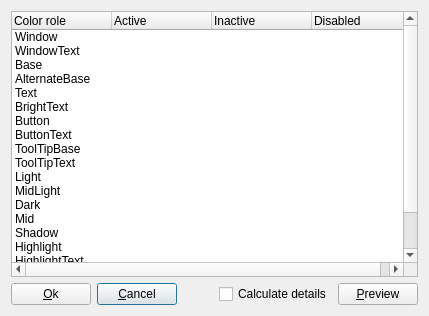
<?xml version="1.0" encoding="UTF-8"?>
<ui version="4.0">
 <class>PaletteEditor</class>
 <widget class="QDialog" name="PaletteEditor">
  <property name="geometry">
   <rect>
    <x>0</x>
    <y>0</y>
    <width>429</width>
    <height>316</height>
   </rect>
  </property>
  <property name="windowTitle">
   <string>Color palette editor</string>
  </property>
  <layout class="QGridLayout" name="gridLayout">
   <item row="1" column="2">
    <spacer name="horizontalSpacer">
     <property name="orientation">
      <enum>Qt::Horizontal</enum>
     </property>
     <property name="sizeHint" stdset="0">
      <size>
       <width>40</width>
       <height>20</height>
      </size>
     </property>
    </spacer>
   </item>
   <item row="1" column="1">
    <widget class="QPushButton" name="pushButtonCancel">
     <property name="toolTip">
      <string>Cancel palette editing</string>
     </property>
     <property name="text">
      <string>&amp;Cancel</string>
     </property>
     <property name="icon">
      <iconset resource="qmc2.qrc">
       <normaloff>:/data/img/no.png</normaloff>:/data/img/no.png</iconset>
     </property>
    </widget>
   </item>
   <item row="1" column="0">
    <widget class="QPushButton" name="pushButtonOk">
     <property name="toolTip">
      <string>Apply new palette and close dialog</string>
     </property>
     <property name="text">
      <string>&amp;Ok</string>
     </property>
     <property name="icon">
      <iconset resource="qmc2.qrc">
       <normaloff>:/data/img/yes.png</normaloff>:/data/img/yes.png</iconset>
     </property>
     <property name="autoDefault">
      <bool>false</bool>
     </property>
    </widget>
   </item>
   <item row="0" column="0" colspan="5">
    <widget class="QTreeWidget" name="treeWidget">
     <property name="selectionBehavior">
      <enum>QAbstractItemView::SelectItems</enum>
     </property>
     <property name="rootIsDecorated">
      <bool>false</bool>
     </property>
     <property name="itemsExpandable">
      <bool>false</bool>
     </property>
     <property name="expandsOnDoubleClick">
      <bool>false</bool>
     </property>
     <column>
      <property name="text">
       <string>Color role</string>
      </property>
     </column>
     <column>
      <property name="text">
       <string>Active</string>
      </property>
     </column>
     <column>
      <property name="text">
       <string>Inactive</string>
      </property>
     </column>
     <column>
      <property name="text">
       <string>Disabled</string>
      </property>
     </column>
     <item>
      <property name="text">
       <string notr="true">Window</string>
      </property>
      <property name="toolTip">
       <string>General background color</string>
      </property>
     </item>
     <item>
      <property name="text">
       <string>WindowText</string>
      </property>
      <property name="toolTip">
       <string>General foreground (text) color</string>
      </property>
      <property name="text">
       <string notr="true"/>
      </property>
      <property name="toolTip">
       <string>General foreground (text) color</string>
      </property>
     </item>
     <item>
      <property name="text">
       <string notr="true">Base</string>
      </property>
      <property name="toolTip">
       <string>Used mainly as the background color for text entry widgets, but can also be used for other painting - such as the background of combobox drop-down lists and toolbar-handles</string>
      </property>
     </item>
     <item>
      <property name="text">
       <string>AlternateBase</string>
      </property>
      <property name="toolTip">
       <string>Alternate background color in views with alternating row colors</string>
      </property>
      <property name="text">
       <string notr="true"/>
      </property>
     </item>
     <item>
      <property name="text">
       <string notr="true">Text</string>
      </property>
      <property name="toolTip">
       <string>Foreground (text) color used with Base</string>
      </property>
      <property name="text">
       <string/>
      </property>
      <property name="toolTip">
       <string>Foreground (text) color used with Base -- this is usually the same as WindowText, in which case it must provide good contrast with Window and Base</string>
      </property>
     </item>
     <item>
      <property name="text">
       <string notr="true">BrightText</string>
      </property>
      <property name="toolTip">
       <string>A text color that is very different from WindowText and contrasts well with e.g. Dark (typically used for text that needs to be drawn where Text or WindowText would give poor contrast, such as on pressed push buttons)</string>
      </property>
     </item>
     <item>
      <property name="text">
       <string notr="true">Button</string>
      </property>
      <property name="toolTip">
       <string>Background color used for buttons</string>
      </property>
      <property name="text">
       <string/>
      </property>
      <property name="toolTip">
       <string>General button background color</string>
      </property>
     </item>
     <item>
      <property name="text">
       <string notr="true">ButtonText</string>
      </property>
      <property name="toolTip">
       <string>Foreground (text) color used for buttons</string>
      </property>
      <property name="text">
       <string/>
      </property>
      <property name="toolTip">
       <string>Foreground  (text) color used for buttons</string>
      </property>
     </item>
     <item>
      <property name="text">
       <string notr="true">ToolTipBase</string>
      </property>
      <property name="toolTip">
       <string>Background color used for tool-tips</string>
      </property>
      <property name="text">
       <string/>
      </property>
      <property name="toolTip">
       <string>Background color for tool-tips</string>
      </property>
     </item>
     <item>
      <property name="text">
       <string>ToolTipText</string>
      </property>
      <property name="toolTip">
       <string>Foreground (text) color used for tool-tips</string>
      </property>
      <property name="text">
       <string notr="true"/>
      </property>
     </item>
     <item>
      <property name="text">
       <string notr="true">Light</string>
      </property>
      <property name="toolTip">
       <string>For 3D bevels and shadow effects: Lighter than Button</string>
      </property>
      <property name="text">
       <string/>
      </property>
      <property name="toolTip">
       <string>For 3D bevels: Lighter than Button</string>
      </property>
     </item>
     <item>
      <property name="text">
       <string notr="true">MidLight</string>
      </property>
      <property name="toolTip">
       <string>For 3D bevels and shadow effects: Between Button and Light</string>
      </property>
      <property name="text">
       <string/>
      </property>
      <property name="toolTip">
       <string>For 3D bevels and shadow effects: Between Button and Light</string>
      </property>
     </item>
     <item>
      <property name="text">
       <string notr="true">Dark</string>
      </property>
      <property name="toolTip">
       <string>For 3D bevels and shadow effects: Darker than Button</string>
      </property>
     </item>
     <item>
      <property name="text">
       <string notr="true">Mid</string>
      </property>
      <property name="toolTip">
       <string>For 3D bevels and shadow effects: Between Button and Dark</string>
      </property>
     </item>
     <item>
      <property name="text">
       <string notr="true">Shadow</string>
      </property>
      <property name="toolTip">
       <string>For 3D bevels and shadow effects: Very dark color used for shadows</string>
      </property>
     </item>
     <item>
      <property name="text">
       <string notr="true">Highlight</string>
      </property>
      <property name="toolTip">
       <string>Color used to indicate a selected / the current item</string>
      </property>
     </item>
     <item>
      <property name="text">
       <string>HighlightText</string>
      </property>
      <property name="toolTip">
       <string>Text color that contrasts with Highlight</string>
      </property>
      <property name="text">
       <string notr="true"/>
      </property>
     </item>
     <item>
      <property name="text">
       <string>Link</string>
      </property>
      <property name="toolTip">
       <string>Text color used for unvisited hyperlinks</string>
      </property>
      <property name="text">
       <string notr="true"/>
      </property>
      <property name="toolTip">
       <string>Text color used for unvisited hyperlinks</string>
      </property>
     </item>
     <item>
      <property name="text">
       <string notr="true">LinkVisited</string>
      </property>
      <property name="toolTip">
       <string>Text color used for already visited hyperlinks</string>
      </property>
     </item>
    </widget>
   </item>
   <item row="1" column="4">
    <widget class="QPushButton" name="pushButtonPreview">
     <property name="toolTip">
      <string>Preview the current palette (without applying it)</string>
     </property>
     <property name="text">
      <string>&amp;Preview</string>
     </property>
     <property name="icon">
      <iconset resource="qmc2.qrc">
       <normaloff>:/data/img/preview.png</normaloff>:/data/img/preview.png</iconset>
     </property>
     <property name="autoDefault">
      <bool>false</bool>
     </property>
    </widget>
   </item>
   <item row="1" column="3">
    <widget class="QCheckBox" name="checkBoxCalculateDetails">
     <property name="toolTip">
      <string>When enabled, colors for Inactive and Disabled states are calculated, otherwise you can edit them individually</string>
     </property>
     <property name="text">
      <string>Calculate details</string>
     </property>
    </widget>
   </item>
  </layout>
 </widget>
 <tabstops>
  <tabstop>treeWidget</tabstop>
  <tabstop>pushButtonOk</tabstop>
  <tabstop>pushButtonCancel</tabstop>
  <tabstop>checkBoxCalculateDetails</tabstop>
  <tabstop>pushButtonPreview</tabstop>
 </tabstops>
 <resources>
  <include location="qmc2.qrc"/>
 </resources>
 <connections/>
</ui>
